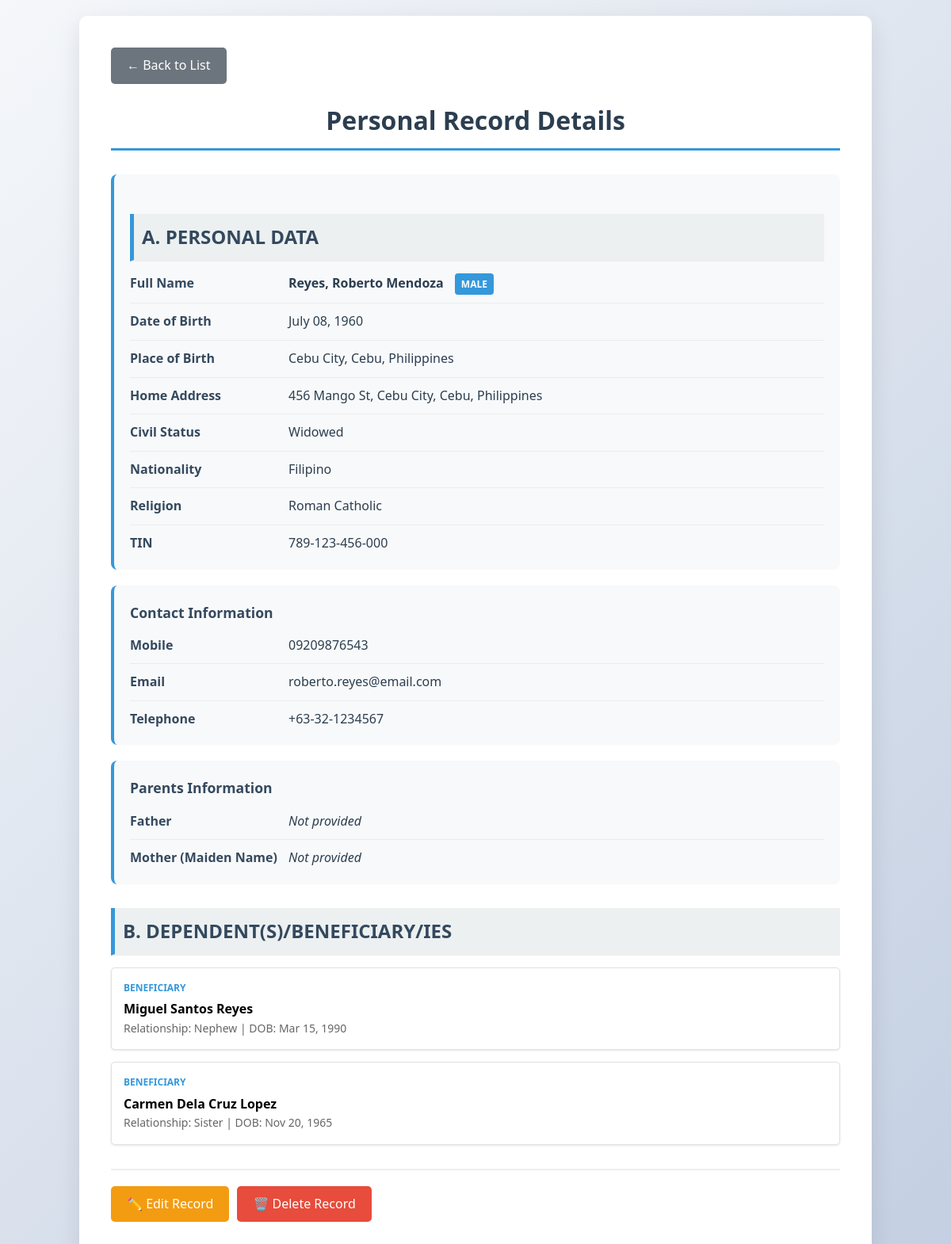
Screenshot of /view.php?id=6 with the database file from the repository.
### tables this page shows
CREATE TABLE `personal_data` (
  `id` int(11) NOT NULL,
  `last_name` varchar(100) NOT NULL,
  `first_name` varchar(100) NOT NULL,
  `middle_name` varchar(100) DEFAULT NULL,
  `suffix` varchar(20) DEFAULT NULL,
  `dob` date NOT NULL,
  `sex` enum('Male','Female') NOT NULL,
  `civil_status` varchar(50) NOT NULL,
  `civil_status_other` varchar(100) DEFAULT NULL,
  `tin` varchar(50) DEFAULT NULL,
  `nationality` varchar(100) NOT NULL,
  `religion` varchar(100) DEFAULT NULL,
  `pob_city_municipality` varchar(100) NOT NULL,
  `pob_province` varchar(100) DEFAULT NULL,
  `pob_country` varchar(100) DEFAULT 'Philippines',
  `birth_same_as_home` tinyint(1) DEFAULT 0,
  `home_address` text DEFAULT NULL,
  `mobile` varchar(20) NOT NULL,
  `email` varchar(100) NOT NULL,
  `telephone` varchar(50) DEFAULT NULL,
  `father_last_name` varchar(100) DEFAULT NULL,
  `father_first_name` varchar(100) DEFAULT NULL,
  `father_middle_name` varchar(100) DEFAULT NULL,
  `father_suffix` varchar(20) DEFAULT NULL,
  `father_dob` date DEFAULT NULL,
  `mother_last_name` varchar(100) DEFAULT NULL,
  `mother_first_name` varchar(100) DEFAULT NULL,
  `mother_middle_name` varchar(100) DEFAULT NULL,
  `mother_suffix` varchar(20) DEFAULT NULL,
  `mother_dob` date DEFAULT NULL,
  `created_at` timestamp NOT NULL DEFAULT current_timestamp()
);

CREATE TABLE `dependents` (
  `id` int(11) NOT NULL,
  `personal_data_id` int(11) NOT NULL,
  `type` enum('spouse','child','beneficiary') NOT NULL,
  `last_name` varchar(100) DEFAULT NULL,
  `first_name` varchar(100) DEFAULT NULL,
  `middle_name` varchar(100) DEFAULT NULL,
  `suffix` varchar(20) DEFAULT NULL,
  `relationship` varchar(50) DEFAULT NULL,
  `dob` date DEFAULT NULL
);

### functions.php (called while the page is built, shortened)
<?php
function getDB() {
    return getDBConnection();
}
function getRecordById($id) {
    $pdo = getDB();
    $stmt = $pdo->prepare("SELECT * FROM personal_data WHERE id = ?");
    $stmt->execute([$id]);
    $record = $stmt->fetch();
    $stmt = $pdo->prepare("SELECT * FROM dependents WHERE personal_data_id = ?");
    $stmt->execute([$id]);
    $dependents = $stmt->fetchAll();
    $record['spouse'] = null;
    $record['children'] = [];
    $record['beneficiaries'] = [];
    foreach ($dependents as $dep) {
        switch($dep['type']) {
            case 'beneficiary':
                $record['beneficiaries'][] = $dep;
                break;
        }
    }
    return $record;
}
?>

### view.php (the view, shortened to what this page needs)
<?php
require_once 'functions.php';
$id = isset($_GET['id']) ? intval($_GET['id']) : 0;
$record = getRecordById($id);
?>
<!DOCTYPE html>
<html lang="en">
<head>
    <link rel="stylesheet" href="css/style.css">
</head>
<body>
    <div class="container">
        <a href="index.php" class="btn-back">← Back to List</a>
        <h1>Personal Record Details</h1>
        <div class="detail-group">
            <h2 class="section-title">A. PERSONAL DATA</h2>
            <div class="detail-row">
                <div class="detail-label">Full Name</div>
                <div class="detail-value">
                    <strong>
                        <?php echo htmlspecialchars($record['last_name'] . ', ' . $record['first_name']); ?>
                        <?php if ($record['middle_name']) echo htmlspecialchars(' ' . $record['middle_name']); ?>
                    </strong>
                    <span class="badge badge-info" style="margin-left: 10px;"><?php echo $record['sex']; ?></span>
                </div>
            </div>
            <div class="detail-row">
                <div class="detail-label">Date of Birth</div>
                <div class="detail-value"><?php echo date('F d, Y', strtotime($record['dob'])); ?></div>
            </div>
            <div class="detail-row">
                <div class="detail-label">Place of Birth</div>
                <div class="detail-value">
                    <?php echo htmlspecialchars($record['pob_city_municipality'] . ', ' . $record['pob_province'] . ', ' . $record['pob_country']); ?>
                </div>
            </div>
            <div class="detail-row">
                <div class="detail-label">Home Address</div>
                <div class="detail-value">
                    <?php echo nl2br(htmlspecialchars($record['home_address'])); ?>
                </div>
            </div>
            <div class="detail-row">
                <div class="detail-label">Civil Status</div>
                <div class="detail-value">
                    <?php echo htmlspecialchars($record['civil_status']); ?>
                </div>
            </div>
            <div class="detail-row">
                <div class="detail-label">Nationality</div>
                <div class="detail-value"><?php echo htmlspecialchars($record['nationality']); ?></div>
            </div>
            <div class="detail-row">
                <div class="detail-label">Religion</div>
                <div class="detail-value"><?php echo $record['religion'] ? htmlspecialchars($record['religion']) : '<em>Not specified</em>'; ?></div>
            </div>
            <div class="detail-row">
                <div class="detail-label">TIN</div>
                <div class="detail-value"><?php echo $record['tin'] ? htmlspecialchars($record['tin']) : '<em>Not provided</em>'; ?></div>
            </div>
        </div>
        <div class="detail-group">
            <h3 style="margin-top: 0;">Contact Information</h3>
            <div class="detail-row">
                <div class="detail-label">Mobile</div>
                <div class="detail-value"><?php echo htmlspecialchars($record['mobile']); ?></div>
            </div>
            <div class="detail-row">
                <div class="detail-label">Email</div>
                <div class="detail-value"><?php echo htmlspecialchars($record['email']); ?></div>
            </div>
            <div class="detail-row">
                <div class="detail-label">Telephone</div>
                <div class="detail-value"><?php echo $record['telephone'] ? htmlspecialchars($record['telephone']) : '<em>Not provided</em>'; ?></div>
            </div>
        </div>
        <div class="detail-group">
            <h3 style="margin-top: 0;">Parents Information</h3>
            <div class="detail-row">
                <div class="detail-label">Father</div>
                <div class="detail-value">
                    <?php if ($record['father_last_name'] || $record['father_first_name']): ?>
                        <?php echo htmlspecialchars(trim($record['father_first_name'] . ' ' . $record['father_middle_name'] . ' ' . $record['father_last_name'] . ' ' . $record['father_suffix'])); ?>
                        <?php if ($record['father_dob']): ?>
                            <br><small>DOB: <?php echo date('M d, Y', strtotime($record['father_dob'])); ?></small>
                        <?php endif; ?>
                    <?php else: ?>
                        <em>Not provided</em>
                    <?php endif; ?>
                </div>
            </div>
            <div class="detail-row">
                <div class="detail-label">Mother (Maiden Name)</div>
                <div class="detail-value">
                    <?php if ($record['mother_last_name'] || $record['mother_first_name']): ?>
                        <?php echo htmlspecialchars(trim($record['mother_first_name'] . ' ' . $record['mother_middle_name'] . ' ' . $record['mother_last_name'] . ' ' . $record['mother_suffix'])); ?>
                        <?php if ($record['mother_dob']): ?>
                            <br><small>DOB: <?php echo date('M d, Y', strtotime($record['mother_dob'])); ?></small>
                        <?php endif; ?>
                    <?php else: ?>
                        <em>Not provided</em>
                    <?php endif; ?>
                </div>
            </div>
        </div>
        <h2 class="section-title">B. DEPENDENT(S)/BENEFICIARY/IES</h2>
        <?php if ($record['spouse'] || count($record['children']) > 0 || count($record['beneficiaries']) > 0): ?>
            <div class="dependents-list">
                <?php foreach ($record['beneficiaries'] as $ben): ?>
                    <div class="dependent-card">
                        <div class="dependent-type">Beneficiary</div>
                        <div style="font-weight: 600;">
                            <?php echo htmlspecialchars($ben['first_name'] . ' ' . $ben['middle_name'] . ' ' . $ben['last_name']); ?>
                        </div>
                        <div style="font-size: 14px; color: #666;">
                            Relationship: <?php echo htmlspecialchars($ben['relationship']); ?>
                            <?php if ($ben['dob']): ?> | DOB: <?php echo date('M d, Y', strtotime($ben['dob'])); ?><?php endif; ?>
                        </div>
                    </div>
                <?php endforeach; ?>
            </div>
        <?php else: ?>
            <p style="color: #666; font-style: italic;">No dependents or beneficiaries recorded.</p>
        <?php endif; ?>
        <div class="btn-group">
            <a href="edit.php?id=<?php echo $record['id']; ?>" class="btn-edit">✏️ Edit Record</a>
            <a href="delete.php?id=<?php echo $record['id']; ?>"
               class="btn-delete"
               onclick="return confirm('Are you sure you want to delete this record?')">🗑️ Delete Record</a>
        </div>
    </div>
</body>
</html>

### css/style.css (style rules this page uses)
:root { --primary-color: #3498db; --primary-dark: #2980b9; --danger-color: #e74c3c; --success-color: #27ae60; --text-dark: #2c3e50; --text-gray: #7f8c8d; --bg-light: #ecf0f1; --border-color: #bdc3c7; }
* { box-sizing: border-box; font-family: 'Segoe UI', Tahoma, Geneva, Verdana, sans-serif; margin: 0; padding: 0; }
body { background: linear-gradient(135deg, #f5f7fa 0%, #c3cfe2 100%); padding: 20px; line-height: 1.6; }
.container { max-width: 1000px; margin: 0 auto; background: white; padding: 40px; border-radius: 10px; box-shadow: 0 10px 30px rgba(0,0,0,0.1); }
h1 { color: var(--text-dark); text-align: center; margin-bottom: 30px; border-bottom: 3px solid var(--primary-color); padding-bottom: 10px; }
h2 { color: #34495e; margin-top: 30px; margin-bottom: 20px; background: var(--bg-light); padding: 10px; border-left: 5px solid var(--primary-color); }
h3 { color: #34495e; margin-top: 25px; margin-bottom: 15px; font-size: 1.1em; }

### view.php (style rules this page uses)
.detail-group { background: #f8f9fa; padding: 20px; border-radius: 8px; margin-bottom: 20px; border-left: 4px solid #3498db; }
.detail-row { display: flex; margin-bottom: 10px; border-bottom: 1px solid #e9ecef; padding-bottom: 10px; }
.detail-row:last-child { border-bottom: none; margin-bottom: 0; padding-bottom: 0; }
.detail-label { width: 200px; font-weight: 600; color: #34495e; }
.detail-value { flex: 1; color: #2c3e50; }
.badge { display: inline-block; padding: 4px 8px; border-radius: 4px; font-size: 12px; font-weight: 600; text-transform: uppercase; }
.badge-info { background: #3498db; color: white; }
.section-title { color: #34495e; margin: 30px 0 15px 0; padding-bottom: 10px; border-bottom: 2px solid #eee; }
.dependents-list { display: grid; gap: 15px; }
.dependent-card { background: white; padding: 15px; border-radius: 5px; border: 1px solid #dee2e6; box-shadow: 0 1px 3px rgba(0,0,0,0.1); }
.dependent-type { font-size: 12px; text-transform: uppercase; color: #3498db; font-weight: 600; margin-bottom: 5px; }
.btn-back { background: #6c757d; color: white; padding: 10px 20px; text-decoration: none; border-radius: 5px; display: inline-block; margin-bottom: 20px; }
.btn-group { margin-top: 30px; padding-top: 20px; border-top: 2px solid #eee; display: flex; gap: 10px; }
.btn-edit { background: #f39c12; color: white; padding: 10px 20px; text-decoration: none; border-radius: 5px; }
.btn-delete { background: #e74c3c; color: white; padding: 10px 20px; text-decoration: none; border-radius: 5px; }

### rows the page displays
personal_data: last_name+first_name "Reyes, Roberto", middle_name "Mendoza", sex "MALE", dob "July 08, 1960", pob_city_municipality+pob_province+pob_country "Cebu City, Cebu, Philippines", home_address "456 Mango St, Cebu City, Cebu, Philippines", civil_status "Widowed", nationality "Filipino", religion "Roman Catholic", tin "789-123-456-000", mobile "09209876543", email "roberto.reyes@email.com", telephone "+63-32-1234567"
dependents: first_name+middle_name+last_name "Miguel Santos Reyes", relationship "Nephew", dob "Mar 15, 1990"
dependents: first_name+middle_name+last_name "Carmen Dela Cruz Lopez", relationship "Sister", dob "Nov 20, 1965"
